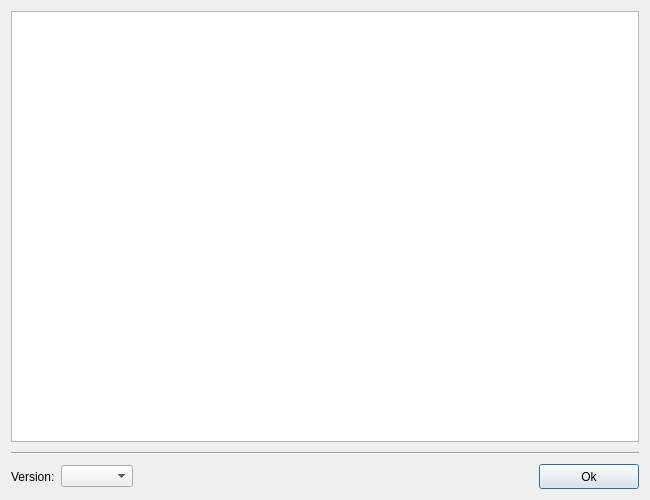
<?xml version="1.0" encoding="UTF-8"?>
<ui version="4.0">
 <class>ChangelogImpl</class>
 <widget class="QDialog" name="ChangelogImpl">
  <property name="geometry">
   <rect>
    <x>0</x>
    <y>0</y>
    <width>650</width>
    <height>500</height>
   </rect>
  </property>
  <property name="windowTitle">
   <string>Changelog</string>
  </property>
  <layout class="QGridLayout" name="gridLayout">
   <item row="0" column="0" colspan="4">
    <widget class="QTextBrowser" name="rchChangelog"/>
   </item>
   <item row="1" column="0" colspan="4">
    <widget class="Line" name="bvlSeparator">
     <property name="minimumSize">
      <size>
       <width>0</width>
       <height>10</height>
      </size>
     </property>
     <property name="orientation">
      <enum>Qt::Horizontal</enum>
     </property>
    </widget>
   </item>
   <item row="2" column="0">
    <widget class="QLabel" name="label">
     <property name="text">
      <string>Version:</string>
     </property>
    </widget>
   </item>
   <item row="2" column="1">
    <widget class="QComboBox" name="cmbVersions"/>
   </item>
   <item row="2" column="2">
    <spacer name="spacer_2">
     <property name="orientation">
      <enum>Qt::Horizontal</enum>
     </property>
     <property name="sizeHint" stdset="0">
      <size>
       <width>207</width>
       <height>20</height>
      </size>
     </property>
    </spacer>
   </item>
   <item row="2" column="3">
    <widget class="QPushButton" name="btnOk">
     <property name="minimumSize">
      <size>
       <width>100</width>
       <height>25</height>
      </size>
     </property>
     <property name="maximumSize">
      <size>
       <width>16777215</width>
       <height>16777215</height>
      </size>
     </property>
     <property name="baseSize">
      <size>
       <width>0</width>
       <height>0</height>
      </size>
     </property>
     <property name="whatsThis">
      <string>Close the Credits dialog</string>
     </property>
     <property name="accessibleName">
      <string>Ok button</string>
     </property>
     <property name="accessibleDescription">
      <string>Close the Credits dialog</string>
     </property>
     <property name="text">
      <string>Ok</string>
     </property>
     <property name="default">
      <bool>true</bool>
     </property>
    </widget>
   </item>
  </layout>
 </widget>
 <resources/>
 <connections>
  <connection>
   <sender>btnOk</sender>
   <signal>clicked()</signal>
   <receiver>ChangelogImpl</receiver>
   <slot>accept()</slot>
   <hints>
    <hint type="sourcelabel">
     <x>271</x>
     <y>427</y>
    </hint>
    <hint type="destinationlabel">
     <x>126</x>
     <y>412</y>
    </hint>
   </hints>
  </connection>
 </connections>
</ui>
